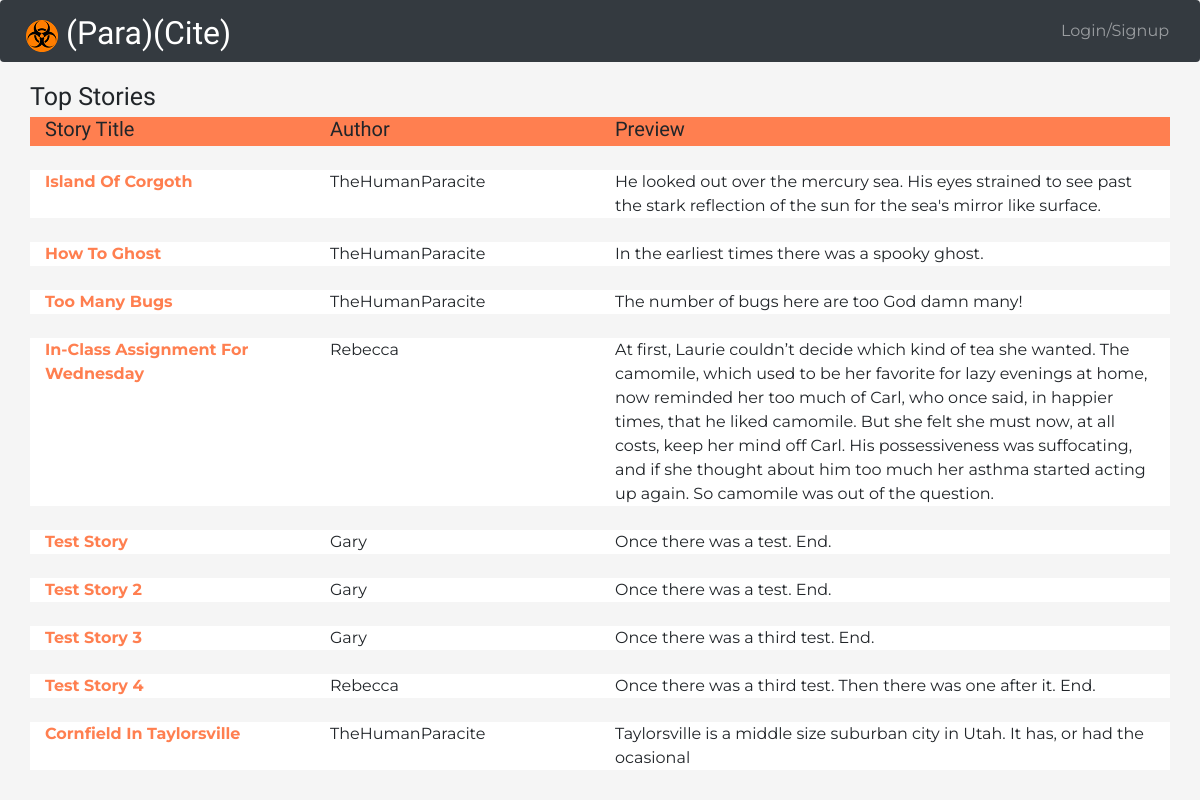
The app's page /, older data.
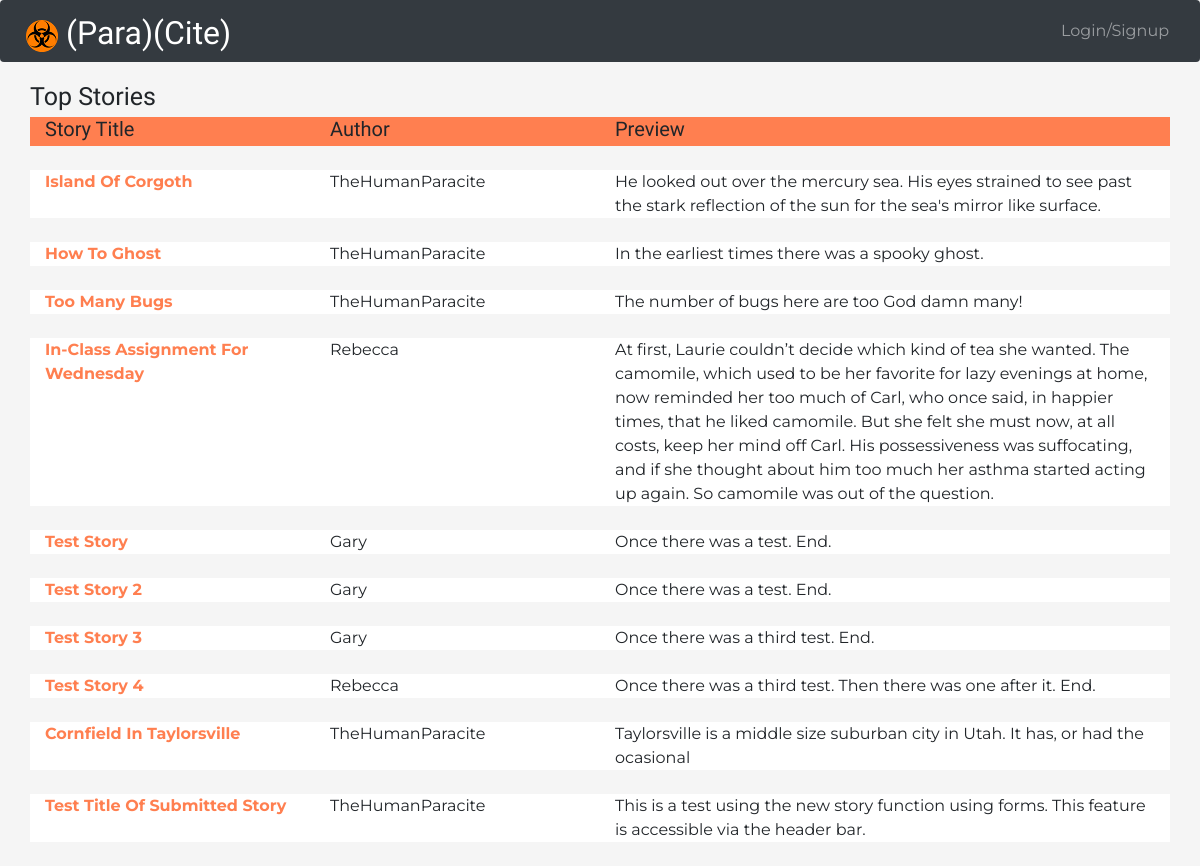
The same page, newer data.
### cites/models.py (models this page shows, shortened)
class Story(models.Model):
    title = models.CharField(max_length=255)
    author = models.ForeignKey('paracite_profile.Profile',
                               on_delete=PROTECT)
    score = models.BigIntegerField(default=0)
    created_date = models.DateTimeField(auto_now_add=True)
    edited_date = models.DateTimeField(auto_now=True)
    objects = StoryManager()
    def get_absolute_url(self):
        return reverse('cites:detail_story', args=[id_to_url(self.id)])
    def first_para(self):
        return self.paragraph_set.get(level=0)
    class Meta:
        ordering = ['-score', 'created_date']

class Paragraph(models.Model):
    story = models.ForeignKey(Story, on_delete=CASCADE)
    author = models.ForeignKey('paracite_profile.Profile',
                               on_delete=PROTECT,
                               related_name='author')
    text = models.TextField(max_length=4095)
    score = models.IntegerField()
    level = models.IntegerField()
    voters = models.ManyToManyField('paracite_profile.Profile',
                                    through='VotingRecord',
                                    through_fields=('paragraph', 'profile'),
                                    related_name='voters')
    parent_paragraph = models.ForeignKey('self',
                                         on_delete=CASCADE,
                                         blank=True,
                                         null=True)
    created_date = models.DateTimeField(auto_now_add=True)
    edited_date = models.DateTimeField(auto_now=True)
    objects = ParagraphManager()
    class Meta:
        ordering = ['-score', 'created_date']

### paracite_profile/models.py (models this page shows)
class Profile(models.Model):
    user_name = models.CharField(unique=True, max_length=63)
    total_score = models.BigIntegerField(default=0)
    created_date = models.DateTimeField(auto_now_add=True)
    edited_date = models.DateTimeField(auto_now=True)
    def __str__(self):
        return self.user_name

### cites/views.py (the view)
# urls.py: path('', views.IndexView.as_view(), name='index'),
class IndexView(generic.ListView):
    template_name = 'cites/index.html'
    context_object_name = 'stories_previews'
    def get_queryset(self):
        return Story.objects.stories_previews()

### cites/converters.py (called while the page is built)
def id_to_url(primary_id):
    return base64.b32encode(
        (MakeURLSmall.MAX_STORIES - primary_id).to_bytes(5, 'little')
    ).decode('utf-8')

    def to_url(self, value):
        weird_url = self.expected_format.format(value)
        return weird_url

### cites/models.py (called while the page is built)
    def stories_previews(self, start=0, size=20):
        all_stories = self.all()[start:start + size]
        sp = [{'story': s, 'preview': s.first_para()} for s in all_stories]
        return sp

### cites/templates/cites/index.html (shortened to what this page needs)
{% extends 'base.html' %}
{% block content %}
    <div class="container">
        <div class="row">
            <h1>Top Stories</h1>
        </div>
        <div class="row bg-coral">
            <div class="col-lg-3 col-md-3 col-sm-3"><h2>Story Title</h2></div>
            <div class="col-lg-3 col-md-3 d-md-block d-sm-none d-none">
                <h2>Author</h2></div>
            <div class="col-lg-6 col-md-6 col-sm-9"><h2>Preview</h2></div>
        </div>
        <br>
        {% for story_preview in stories_previews %}
            <div class="row bg-white">
                <div class="col-lg-3 col-md-3 col-sm-3">
                    <a class="text-coral"
                       href="{{ story_preview.story.get_absolute_url }}">
                        <b>{{ story_preview.story.title|title }}</b>
                    </a>
                </div>
                <div class="col-lg-3 col-md-3 d-md-block d-sm-none d-none">
                    {{ story_preview.story.author }}
                </div>
                <div class="col-lg-6 col-md-6 col-sm-9">
                    {{ story_preview.preview.text }}
                </div>
            </div>
            <br>
        {% endfor %}
    </div>
{% endblock %}

Row changes from the older to the newer data that the page shows:
added Story: story "Test Title Of Submitted Story", story.author "TheHumanParacite", preview.text "This is a test using the new story function using forms. This feature is accessible via the header bar."
